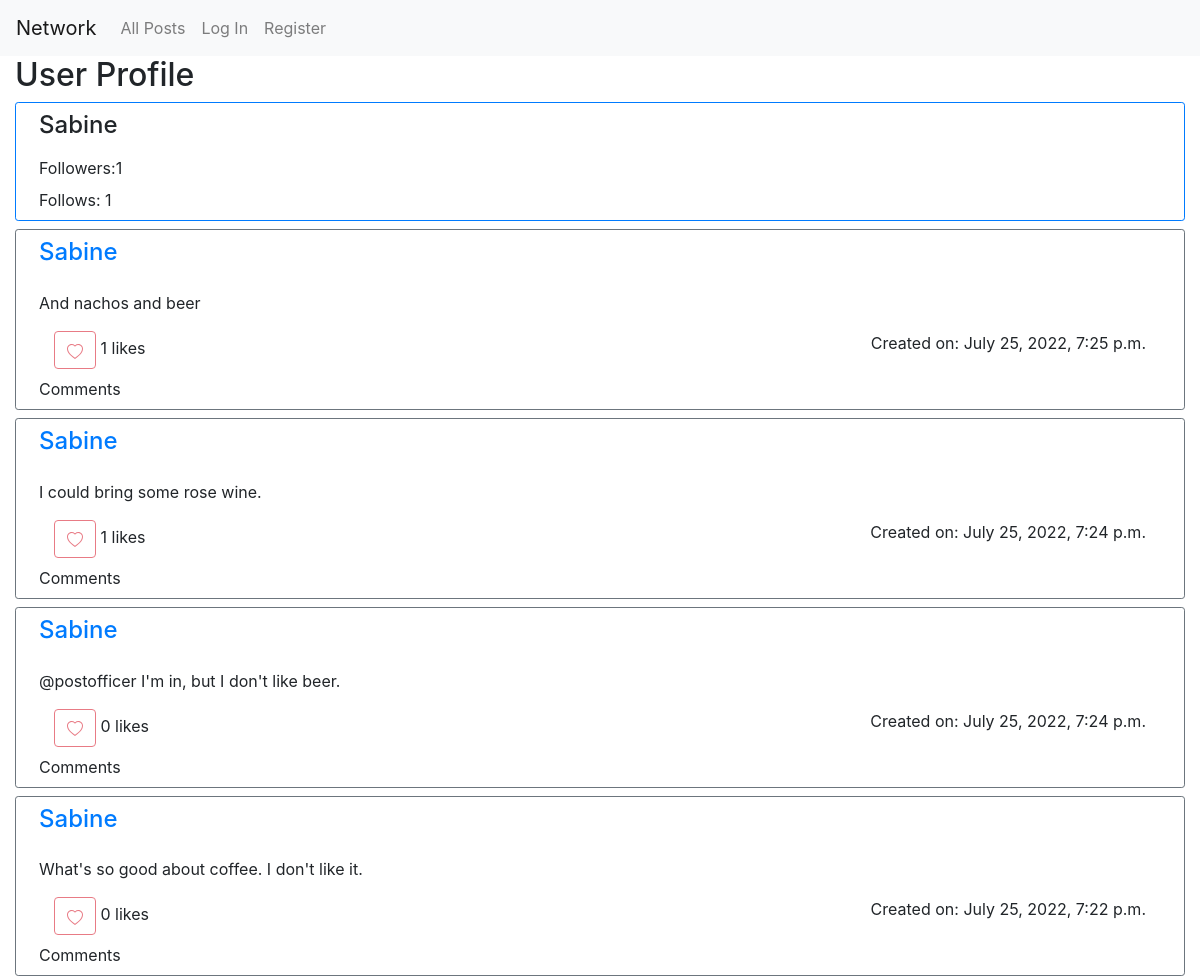
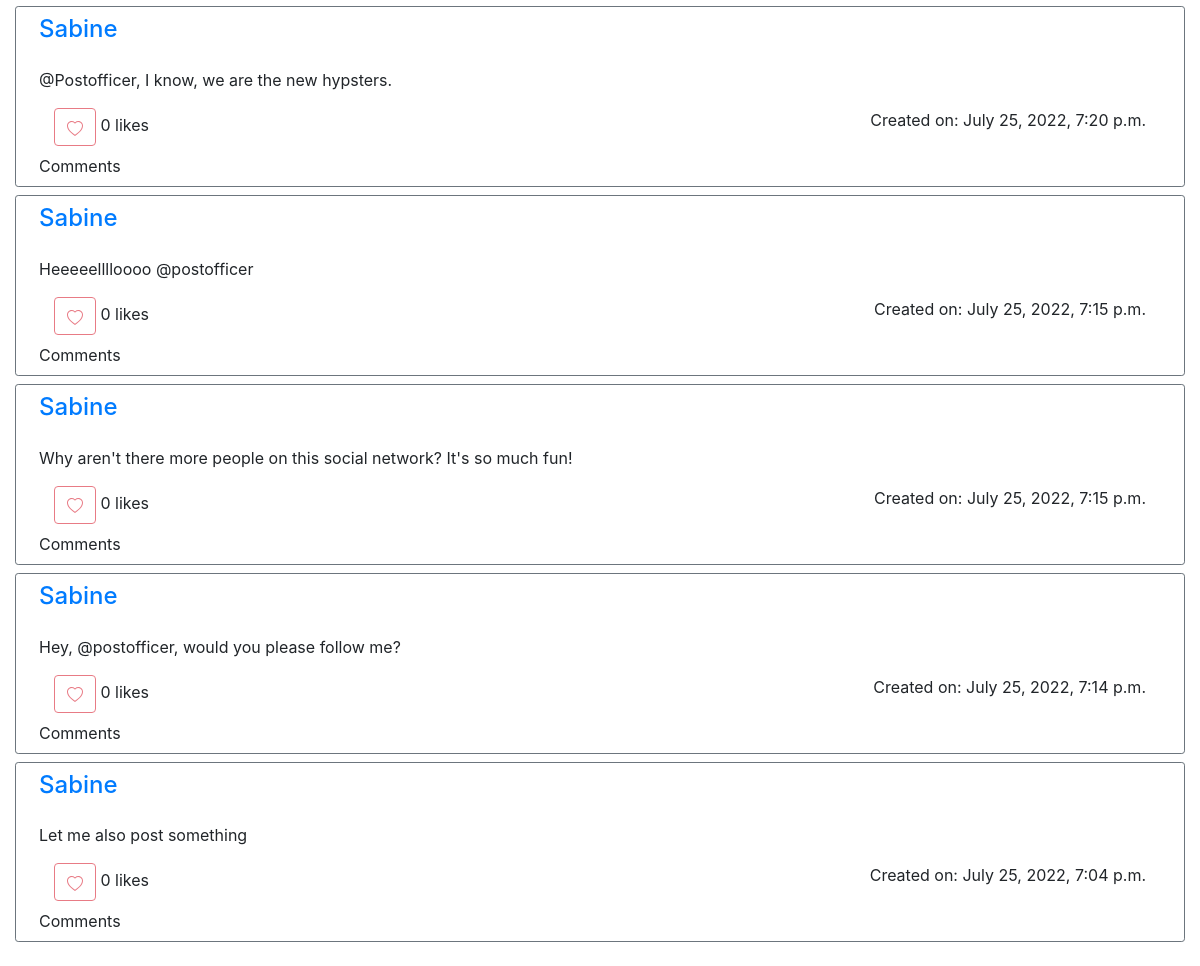
/user/2, run on the app's committed database (2 pictures, top to bottom).
### network/models.py (models this page shows, shortened)
class User(AbstractUser):
    registered = models.DateTimeField(auto_now_add=True)

class Post(models.Model):
    user = models.ForeignKey("User", on_delete=models.CASCADE, related_name="posts")
    post = models.TextField(max_length=post_max_length, blank=False)
    likes = models.ManyToManyField("User", blank=True, related_name="likes")
    created_on = models.DateTimeField(auto_now_add=True)
    modified_on = models.DateField(auto_now=True)
    @property
    def like_count(self):
        return self.likes.count()

### network/views.py (the view, shortened to what this page needs)
# urls.py: path("user/<str:user_id>", views.profile, name="profile"),
@csrf_exempt
def profile(request, user_id):
    user_profile = User.objects.get(id=user_id)
    followed, _ = Follower.objects.get_or_create(user=user_profile)
    is_following = request.user in followed.followers.all()
    if is_following:
        v_unfollow = "block"
        v_follow = "none"
    else:
        v_unfollow = "none"
        v_follow = "block"
    numbers_followed = followed.followers.count()
    number_follows = user_profile.following.count()
    posts_list = Post.objects.filter(user=user_profile).order_by("-created_on")
    paginator = Paginator(posts_list, 10)
    page_number = request.GET.get("page", 1)
    posts = paginator.get_page(page_number)
    return render(request, "network/profile.html", {
        "user_profile": user_profile,
        "v_unfollow": v_unfollow,
        "v_follow": v_follow,
        "numbers_followed": numbers_followed,
        "number_follows": number_follows,
        "posts": posts,
        "current_page": page_number,
        "page_range": range(posts.paginator.num_pages),
        },
    )

### network/templates/network/profile.html (shortened to what this page needs)
{% extends "network/layout.html" %}
{% block body %}
<div class="container-fluid gap-3">
    <h2>User Profile</h2>
    <div class="container-fluid border border-primary border-2 rounded-sm mb-2">
        <div class="row m-2">
            <h4>{{ user_profile.username }}</h4>
        </div>
        <div class="row m-2">
            Followers: <span id="numbers_followed">{{ numbers_followed }}</span>
        </div>
        <div class="row m-2">
            Follows: {{ number_follows }}
        </div>
    </div>
    {% include 'network/layout-post.html' %}
</div>
{% endblock %}

### network/templates/network/layout-post.html (shortened to what this page needs)
{% for post in posts %}
    <div class="container-fluid border border-secondary rounded-sm mb-2">
        <div class="row m-2">
            <h4><a href="{% url 'profile' post.user.id %}">{{ post.user.username }}</a></h4>
        </div>
        <div class="row m-2" id="edit{{post.id}}">
            {{ post.post }}
        </div>
        <div class="row m-2 justify">
            <div class="col-2 justify-content-start">
                {% if request.user.is_authenticated and request.user.id != post.user.id %}
                    {% if request.user not in post.likes.all %}
                        <button id="{{ post.id }}" type="button" class="btn btn-outline-danger" onClick="like({{post.id}})">
                            <svg xmlns="http://www.w3.org/2000/svg" width="16" height="16" fill="currentColor" class="bi bi-heart" viewBox="0 0 16 16">
                                <path d="m8 2.748-.717-.737C5.6.281 2.514.878 1.4 3.053c-.523 1.023-.641 2.5.314 4.385.92 1.815 2.834 3.989 6.286 6.357 3.452-2.368 5.365-4.542 6.286-6.357.955-1.886.838-3.362.314-4.385C13.486.878 10.4.28 8.717 2.01L8 2.748zM8 15C-7.333 4.868 3.279-3.04 7.824 1.143c.06.055.119.112.176.171a3.12 3.12 0 0 1 .176-.17C12.72-3.042 23.333 4.867 8 15z"/>
                            </svg>
                        </button>
                        {% else %}
                        <button id="{{ post.id }}" type="button" class="btn btn-danger" onClick="like({{post.id}})">
                            <svg xmlns="http://www.w3.org/2000/svg" width="16" height="16" fill="currentColor" class="bi bi-heart" viewBox="0 0 16 16">
                                <path d="m8 2.748-.717-.737C5.6.281 2.514.878 1.4 3.053c-.523 1.023-.641 2.5.314 4.385.92 1.815 2.834 3.989 6.286 6.357 3.452-2.368 5.365-4.542 6.286-6.357.955-1.886.838-3.362.314-4.385C13.486.878 10.4.28 8.717 2.01L8 2.748zM8 15C-7.333 4.868 3.279-3.04 7.824 1.143c.06.055.119.112.176.171a3.12 3.12 0 0 1 .176-.17C12.72-3.042 23.333 4.867 8 15z"/>
                            </svg>
                        </button>
                    {% endif %}
                {% else %}
                <button type="button" class="btn btn-outline-danger" disabled>
                </button>
                {% endif %}
                <span id="like_count{{ post.id }}">{{ post.like_count }}</span> likes
            </div>
            <div class="col" style="text-align: right">
                Created on: {{ post.created_on }}
            </div>
        </div>
        <div class="row m-2">
            Comments
        </div>
    </div>
{% endfor %}

### data on the page
User: username "Sabine"
Post: user.username "Sabine", post "And nachos and beer", like_count "1", created_on "July 25, 2022, 7:25 p.m."
Post: user.username "Sabine", post "I could bring some rose wine.", like_count "1", created_on "July 25, 2022, 7:24 p.m."
Post: user.username "Sabine", post "@postofficer I'm in, but I don't like beer.", like_count "0", created_on "July 25, 2022, 7:24 p.m."
Post: user.username "Sabine", post "What's so good about coffee. I don't like it.", like_count "0", created_on "July 25, 2022, 7:22 p.m."
Post: user.username "Sabine", post "@Postofficer, I know, we are the new hypsters.", like_count "0", created_on "July 25, 2022, 7:20 p.m."
Post: user.username "Sabine", post "Heeeeelllloooo @postofficer", like_count "0", created_on "July 25, 2022, 7:15 p.m."
Post: user.username "Sabine", post "Why aren't there more people on this social network? It's so much fun!", like_count "0", created_on "July 25, 2022, 7:15 p.m."
Post: user.username "Sabine", post "Hey, @postofficer, would you please follow me?", like_count "0", created_on "July 25, 2022, 7:14 p.m."
Post: user.username "Sabine", post "Let me also post something", like_count "0", created_on "July 25, 2022, 7:04 p.m."

### other printed values
{{ numbers_followed }} "1"
{{ number_follows }} "1"
